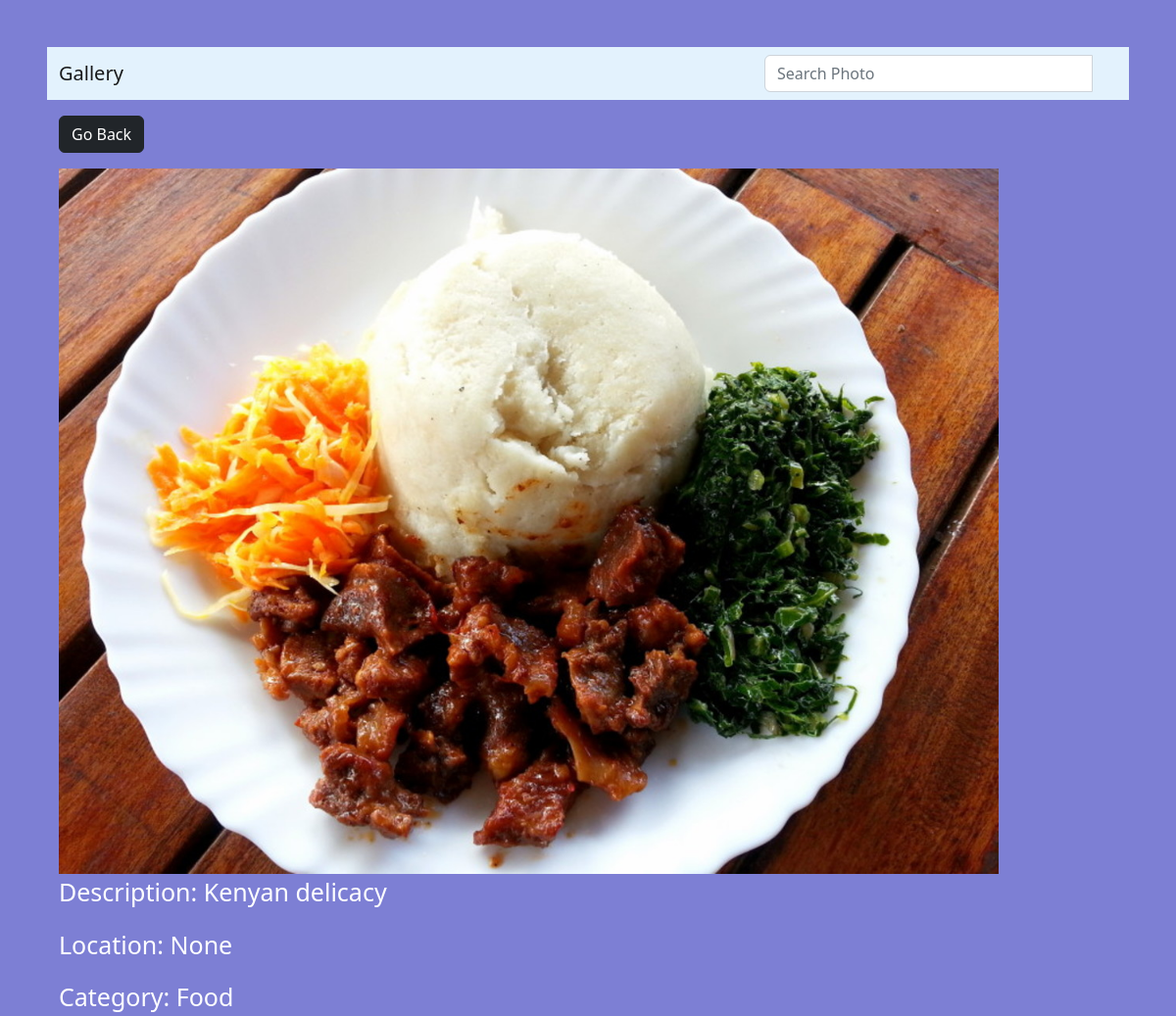
/photo/4/, run on the app's committed database.
### photos/models.py (models this page shows, shortened)
class Photo(models.Model):
   category= models.ForeignKey(Category, on_delete=models.SET_NULL, null=True, blank=True)
   location = models.ForeignKey(Location, on_delete=models.SET_NULL, null=True, blank=True)
   image= models.ImageField(null=False, blank=False)
   description = models.TextField()

class Category(models.Model):
    name= models.CharField(max_length=100,null=False, blank=False)
    def __str__(self):
        return self.name

### photos/views.py (the view)
# urls.py: path('photo/<str:pk>/',views.viewPhoto, name='photo'),
def viewPhoto(request, pk):
    photos = Photo.objects.get(id=pk)
    return render(request, 'photos/photo.html',{'photo':photos})

### photos/templates/photos/photo.html (shortened to what this page needs)
{% extends 'base.html' %}
{% block content%}
{%load static%}
<!DOCTYPE html>
<html lang="en">
<head>
    <link rel=”stylesheet” href="../../../static/css/photo.css">
<link href="https://cdn.jsdelivr.net/npm/bootstrap@5.2.0-beta1/dist/css/bootstrap.min.css" rel="stylesheet">
</head>
<body class="m-5">
    <div class="container">
        <div class="row justify-content-center">
            <div class="col-">
                <a href="{% url 'gallery' %}"class="btn btn-dark my-3">Go Back</a>
                <div class="content_img">
                    <div style="height:90vh;">
                        <img style="max-width:100%; max-height: 100%;" src="{{photo.image.url}} " alt="">
                        <div id="mn" class="description">
                        <p >Description: {{photo.description}} </p>
                        <p>Location: {{photo.location}}</p>
                        <p>Category: {{photo.category}}</p>
                        </div>
                    </div>
                </div>
            </div>
        </div>
    </div>
{%endblock%}

### photos/templates/photos/photo.html (style rules this page uses)
body { background-color: #7d7fd4; }
#mn { color: #fff; font-size: 25px; }

### data on the page
Photo: image (picture), description "Kenyan delicacy", location "None", category "Food"
